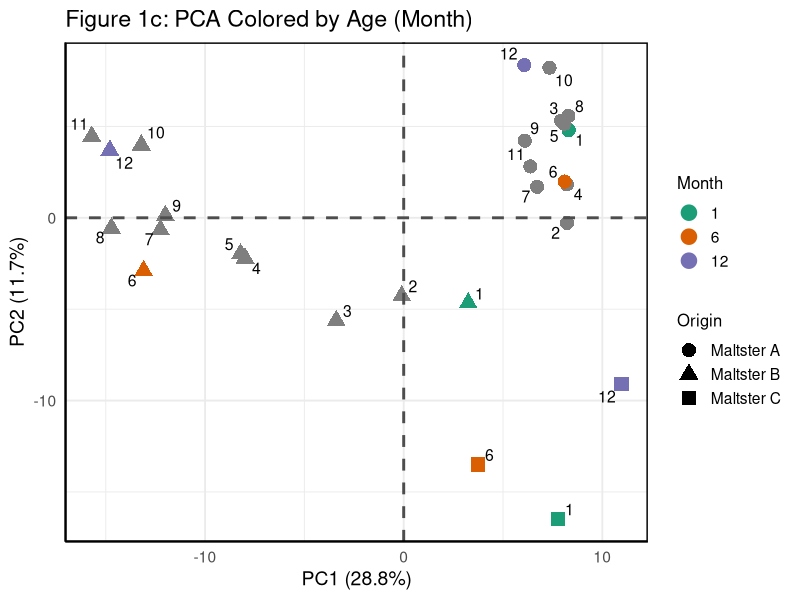

R code for this plot:
# Load libraries
library(tidyverse)
library(ggrepel)

# Load the cleaned dataset with Maltster A/B/C labels
allmets <- read_csv("AllMetsv.1_03282025.csv")

# Split metadata and metabolite data
meta <- allmets %>%
  select(ID, Variety, Origin, Month)

mets <- allmets %>%
  select(-ID, -Variety, -Origin, -Month)

# Run PCA
pca_res <- prcomp(mets, scale. = TRUE)

# Combine PCA scores with metadata
pca_df <- as.data.frame(pca_res$x) %>%
  bind_cols(meta)

# Define shape and color mappings
maltster_shapes <- c("Maltster A" = 16, "Maltster B" = 17, "Maltster C" = 15)  # circle, triangle, square
month_colors <- c("1" = "#1b9e77", "6" = "#d95f02", "12" = "#7570b3")  # green, orange, purple (colorblind friendly)

# PCA Plot
ggplot(pca_df, aes(x = PC1, y = PC2)) +
  geom_point(aes(shape = Origin, color = factor(Month)), size = 4, stroke = 1.2) +
  geom_text_repel(aes(label = Month), size = 4, color = "black", max.overlaps = 100) +
  geom_hline(yintercept = 0, linewidth = 1, color = "gray30", linetype = "dashed") +
  geom_vline(xintercept = 0, linewidth = 1, color = "gray30", linetype = "dashed") +
  labs(
    title = "Figure 1c: PCA Colored by Age (Month)",
    x = paste0("PC1 (", round(summary(pca_res)$importance[2, 1] * 100, 1), "%)"),
    y = paste0("PC2 (", round(summary(pca_res)$importance[2, 2] * 100, 1), "%)"),
    color = "Month"
  ) +
  scale_shape_manual(values = maltster_shapes) +
  scale_color_manual(values = month_colors) +
  theme_minimal(base_size = 14) +
  theme(
    panel.border = element_rect(color = "black", fill = NA, linewidth = 1),
    axis.line = element_line(color = "black"),
    legend.title = element_text(size = 12),
    legend.position = "right"
  )
